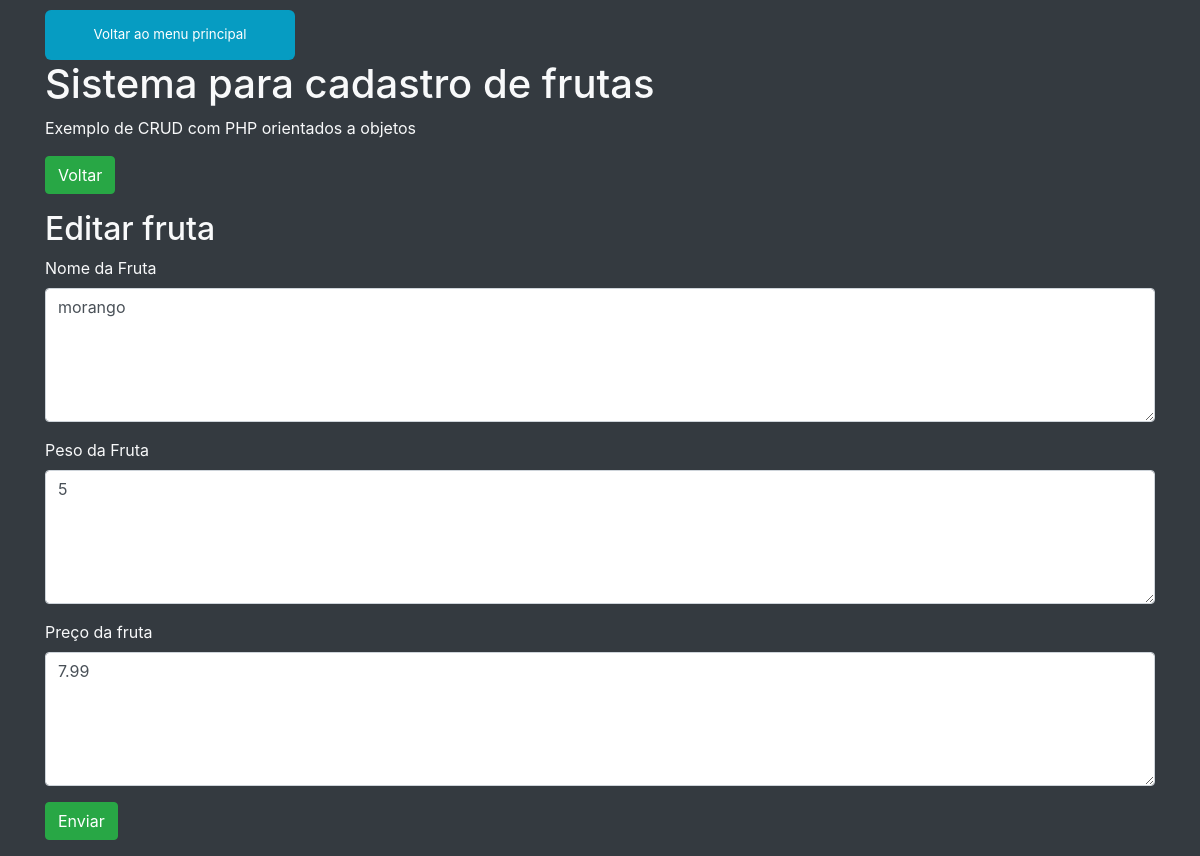
The app's page /editar.php?codigo=5 with its own data.
### tables this page shows
CREATE TABLE `frutas` (
  `codigo` int(11) NOT NULL,
  `nome` varchar(30) NOT NULL,
  `peso` float NOT NULL,
  `preco` float NOT NULL
);

### editar.php (called while the page is built, shortened)
<?php
$obFruta = Fruta::getFruta($_GET['codigo']);
include __DIR__.'/includes/header.php';
include __DIR__.'/includes/formulario.php';
include __DIR__.'/includes/footer.php';

### app/Db/DataBase.php (called while the page is built, shortened)
<?php
class Database{
  private $table;
  private $connection;
  public function __construct($table = null){
    $this->table = $table;
  }
  private function setConnection(){
    try{
      $this->connection = new PDO('mysql:host='.self::HOST.';dbname='.self::NAME,self::USER,self::PASS);
      $this->connection->setAttribute(PDO::ATTR_ERRMODE,PDO::ERRMODE_EXCEPTION);
    }catch(PDOException $e){
      die('ERROR: '.$e->getMessage());
    }
  }
  public function execute($query,$params = []){
    try{
      $statement = $this->connection->prepare($query);
      $statement->execute($params);
      return $statement;
    }catch(PDOException $e){
      die('ERROR: '.$e->getMessage());
    }
  }
  public function select($where = null, $order = null, $limit = null, $fields = '*'){
    $where = strlen($where) ? 'WHERE '.$where : '';
    $order = strlen($order) ? 'ORDER BY '.$order : '';
    $limit = strlen($limit) ? 'LIMIT '.$limit : '';
    $query = 'SELECT '.$fields.' FROM '.$this->table.' '.$where.' '.$order.' '.$limit;
    return $this->execute($query);
  }
}

### app/Entity/Fruta.php (called while the page is built, shortened)
<?php
class Fruta{
  public static function getFruta($codigo){
    return (new Database('frutas'))->select('codigo = '.$codigo)
                                  ->fetchObject(self::class);
  }
}

### includes/formulario.php (the view)
<main>
  <section>
    <a href="index.php">
      <button class="btn btn-success">Voltar</button>
    </a>
  </section>
  <h2 class="mt-3"><?=TITLE?></h2>
  <form method="post">
    <div class="form-group">
      <label>Nome da Fruta</label>
      <textarea class="form-control" name="nome" rows="5"><?=$obFruta->nome?></textarea>
    </div>
    <div class="form-group">
      <label>Peso da Fruta</label>
      <textarea class="form-control" name="peso" rows="5"><?=$obFruta->peso?></textarea>
    </div>
    <div class="form-group">
      <label>Preço da fruta</label>
      <textarea class="form-control" name="preco" rows="5"><?=$obFruta->preco?></textarea>
    </div>
    <div class="form-group">
      <button type="submit" class="btn btn-success">Enviar</button>
    </div>
  </form>
</main>

### records on screen
frutas: nome "morango", peso "5", preco "7.99"

### other values on screen
TITLE "Editar fruta"
